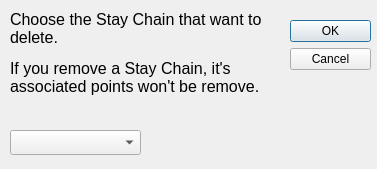
<?xml version="1.0" encoding="UTF-8"?>
<ui version="4.0">
 <class>Dialog</class>
 <widget class="QDialog" name="Dialog">
  <property name="geometry">
   <rect>
    <x>0</x>
    <y>0</y>
    <width>377</width>
    <height>169</height>
   </rect>
  </property>
  <property name="minimumSize">
   <size>
    <width>377</width>
    <height>169</height>
   </size>
  </property>
  <property name="maximumSize">
   <size>
    <width>377</width>
    <height>169</height>
   </size>
  </property>
  <property name="windowTitle">
   <string>Delete Stay Chain</string>
  </property>
  <property name="windowIcon">
   <iconset resource="../../icons.qrc">
    <normaloff>:/icons/deletechain.png</normaloff>:/icons/deletechain.png</iconset>
  </property>
  <property name="sizeGripEnabled">
   <bool>false</bool>
  </property>
  <property name="modal">
   <bool>true</bool>
  </property>
  <widget class="QDialogButtonBox" name="buttonBox">
   <property name="geometry">
    <rect>
     <x>290</x>
     <y>20</y>
     <width>81</width>
     <height>71</height>
    </rect>
   </property>
   <property name="orientation">
    <enum>Qt::Vertical</enum>
   </property>
   <property name="standardButtons">
    <set>QDialogButtonBox::Cancel|QDialogButtonBox::Ok</set>
   </property>
  </widget>
  <widget class="QLabel" name="label_3">
   <property name="geometry">
    <rect>
     <x>10</x>
     <y>10</y>
     <width>271</width>
     <height>111</height>
    </rect>
   </property>
   <property name="text">
    <string>&lt;html&gt;&lt;head/&gt;&lt;body&gt;&lt;p&gt;&lt;span style=&quot; font-size:12pt;&quot;&gt;Choose the Stay Chain that want to delete.&lt;/span&gt;&lt;/p&gt;&lt;p&gt;&lt;span style=&quot; font-size:12pt;&quot;&gt;If you remove a Stay Chain, it's associated points won't be remove.&lt;/span&gt;&lt;/p&gt;&lt;/body&gt;&lt;/html&gt;</string>
   </property>
   <property name="textFormat">
    <enum>Qt::RichText</enum>
   </property>
   <property name="alignment">
    <set>Qt::AlignLeading|Qt::AlignLeft|Qt::AlignTop</set>
   </property>
   <property name="wordWrap">
    <bool>true</bool>
   </property>
  </widget>
  <widget class="QComboBox" name="Entity">
   <property name="geometry">
    <rect>
     <x>10</x>
     <y>130</y>
     <width>131</width>
     <height>25</height>
    </rect>
   </property>
  </widget>
 </widget>
 <resources>
  <include location="../../icons.qrc"/>
 </resources>
 <connections>
  <connection>
   <sender>buttonBox</sender>
   <signal>accepted()</signal>
   <receiver>Dialog</receiver>
   <slot>accept()</slot>
   <hints>
    <hint type="sourcelabel">
     <x>248</x>
     <y>254</y>
    </hint>
    <hint type="destinationlabel">
     <x>157</x>
     <y>274</y>
    </hint>
   </hints>
  </connection>
  <connection>
   <sender>buttonBox</sender>
   <signal>rejected()</signal>
   <receiver>Dialog</receiver>
   <slot>reject()</slot>
   <hints>
    <hint type="sourcelabel">
     <x>316</x>
     <y>260</y>
    </hint>
    <hint type="destinationlabel">
     <x>286</x>
     <y>274</y>
    </hint>
   </hints>
  </connection>
 </connections>
</ui>
